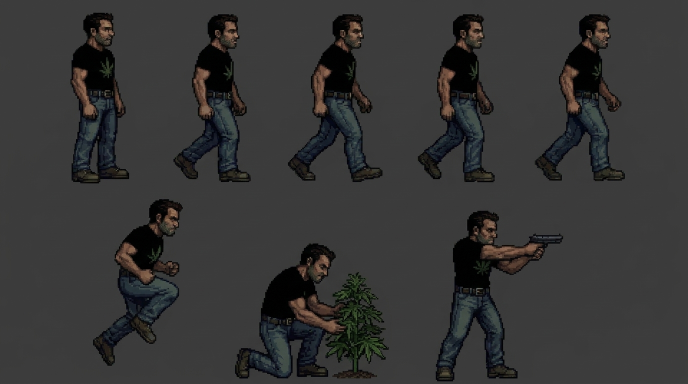
#> input picture art/v1.1/frames/grower_A.jpg, 1376 x 768 px (shown at 1/2 size)
$ python extract_art.py
#> lines starting #> are read from the running program, lines starting #| are printed output that depends on the picture
#!/usr/bin/env python3
"""Cut the v1.1 Nano Banana art into game assets (dev tool, needs Pillow).

  python3 tools/extract_art.py

Reads art/v1.1/ and writes:
  assets/sprites.png       every character frame, right- and left-facing, plus a lying-down pose;
                           terrain tiles, plants, objects, vehicles, the dog, townsfolk (art/v1.1/props/)
  assets/buildings/<k>.png one facade per building, background removed
  assets/background.jpg    the parallax sky and hills (dusk; background_day.jpg is the midday twin)
  src/render/artdata.js    ART_RECTS {name: [x, y, w, h]} into sprites.png
Every character cell is CELL_W x CELL_H with the feet on the bottom row and
the head centred at x = CELL_W / 2, so the renderer anchors all of them alike.
"""
import re
from collections import deque
from pathlib import Path
from PIL import Image, ImageEnhance, ImageFilter

ROOT = Path(__file__).resolve().parent.parent
ART = ROOT / 'art' / 'v1.1'
OUT = ROOT / 'assets'
CELL_W, CELL_H, BODY_H = 64, 56, 48   # BODY_H = standing height in px (2x the 24 px hitbox era, to match the facade doors)

# Player frames: art/v1.1/frames/grower_A.jpg, 2 rows (5 + 3 poses). Boxes are
# hand-picked from that image; the tend box stops before the plant.
GROWER = {
    'idle': (100, 0, 300, 380), 'walk0': (330, 0, 540, 380), 'walk1': (560, 0, 790, 380),
    'walk2': (820, 0, 1030, 380), 'walk3': (1060, 0, 1290, 380),
    'jump': (170, 380, 380, 760), 'tend': (450, 470, 660, 768),
}
GROWER_STAND_H = 340   # idle height in that image: sets the scale for every grower frame

# Reference sheets (front | side | back): the side view is the middle third.
# flip = the side view faces left in the sheet.
SHEETS = {
    'benny': True, 'big_tone': False, 'cop': False, 'doc_renner': False, 'goon': False,
    'june': False, 'marla': False, 'rosa': False, 'saboteur': False, 'skeet': False,
    'thief': False, 'vivian': False, 'walt': False,
}
# NPC walk sheets: art/v1.1/frames/<name>_walk.jpg, one row of 5 (idle + 4 walk), facing right.
WALKERS = ('cop', 'walt', 'benny', 'june', 'rosa', 'thief', 'goon', 'saboteur',
           'ped0', 'ped1', 'ped2', 'ped3', 'ped4', 'runner', 'guard', 'gardener')
STEP = {'rosa': 12, 'cop': 10}
TOL = {'thief': 48}   # floor shadow under the thief
# Props (art/v1.1/props/*.jpg), read in grid order, left to right, top to bottom.
PLATFORM_PLANK = (348, 369, 684, 397)   # the plank in the platform cell of tiles.jpg (a 16x3 strip in game)
TILE_NAMES = ['dirt', 'grass', 'stone', 'bedrock', 'wood', 'platform', 'concrete', 'ladder', 'road', 'town', 'bgwall']
OBJECT_NAMES = ['pot', 'rack', 'tap', 'barrel', 'bed', 'stove', 'stove_on', 'stash', 'safe', 'floodlight', 'camera', 'lamp']
EQUIP_NAMES = ['tripwire', 'filter', 'generator', 'hatch', 'farmstand', 'dog', 'patrol_car', 'unmarked_car']
EQUIP_SIZE = {'dog': (30, 18), 'patrol_car': (88, 40), 'unmarked_car': (88, 40)}   # default 16x16
PLANT_NAMES = ['seedling', 'veg1', 'veg2', 'flowering', 'ripe', 'over', 'dead', 'male']
PLANT_W, PLANT_H, PLANT_GROUND_Y = 24, 44, 652   # ground line of plants.jpg; a ripe plant is near person height
# Drawn size of objects (bottom-centred on their tile, overhanging into the air above): scaled to 48 px people.
OBJ_SIZE = {'pot': (16, 10), 'rack': (22, 30), 'tap': (14, 22), 'barrel': (18, 24), 'bed': (30, 16),
            'stove': (22, 26), 'stove_on': (22, 26), 'stash': (16, 12), 'safe': (20, 24), 'floodlight': (16, 30),
            'generator': (24, 22), 'farmstand': (32, 30)}
TOWNSFOLK = ['ped0', 'ped1', 'ped2', 'ped3', 'runner', 'guard', 'gardener', 'ped4']
# Building boxes (x0, y0, x1, y1) in the 1376x768 source: walls to walls, roof to ground line.
BUILDINGS = {
    'shack': (280, 70, 1090, 662), 'walts': (160, 60, 1190, 640), 'hardware': (168, 30, 1198, 688),
    'bar': (240, 140, 1130, 655), 'clinic': (254, 40, 1124, 642), 'pawn': (188, 50, 1178, 685),
    'alley': (170, 0, 1200, 665), 'townhall': (124, 30, 1244, 665), 'motel': (68, 70, 1308, 620),
}


def flood_cut(img, tol=30, step=None, keep_all=False):
    """Clear the backdrop: flood from the border over pixels near the corner colour
    (or, with step, near the neighbouring pixel, for gradient / textured backdrops).
    Then keep only the largest opaque blob, which drops specks and stray scenery."""
    img = img.convert('RGBA')
    w, h = img.size
    px = img.load()
    bg = px[2, 2]
    seen = bytearray(w * h)
    orig = [None] * (w * h)        # original colour of each cleared pixel
    from_ = [-1] * (w * h)         # which cleared neighbour queued this pixel
    q = deque([(x, 0) for x in range(w)] + [(x, h - 1) for x in range(w)] +
              [(0, y) for y in range(h)] + [(w - 1, y) for y in range(h)])
    while q:
        x, y = q.popleft()
        if x < 0 or y < 0 or x >= w or y >= h or seen[y * w + x]:
            continue
        seen[y * w + x] = 1
        r, g, b, _ = px[x, y]
        ref = bg if step is None else orig[from_[y * w + x]] if from_[y * w + x] >= 0 else (r, g, b)
        if abs(r - ref[0]) + abs(g - ref[1]) + abs(b - ref[2]) > (tol if step is None else step):
            continue
        orig[y * w + x] = (r, g, b)
        px[x, y] = (0, 0, 0, 0)
        for nx, ny in ((x + 1, y), (x - 1, y), (x, y + 1), (x, y - 1)):
            if 0 <= nx < w and 0 <= ny < h and not seen[ny * w + nx]:
                from_[ny * w + nx] = y * w + x
                q.append((nx, ny))
    return img if keep_all else largest_blob(img)


def largest_blob(img):
    w, h = img.size
    a = img.getchannel('A').load()
    label = [0] * (w * h)
    best, best_n, n_id = 0, 0, 0
    for sy in range(h):
        for sx in range(w):
            if not a[sx, sy] or label[sy * w + sx]:
                continue
            n_id += 1
            stack, n = [(sx, sy)], 0
            label[sy * w + sx] = n_id
            while stack:
                x, y = stack.pop()
                n += 1
                for nx, ny in ((x + 1, y), (x - 1, y), (x, y + 1), (x, y - 1)):
                    if 0 <= nx < w and 0 <= ny < h and a[nx, ny] and not label[ny * w + nx]:
                        label[ny * w + nx] = n_id
                        stack.append((nx, ny))
            if n > best_n:
                best, best_n = n_id, n
    mask = Image.new('L', (w, h))
    mask.putdata([255 if l == best else 0 for l in label])
    out = Image.new('RGBA', (w, h))
    out.paste(img, (0, 0), mask)
    return out


def to_cell(img, scale):
    """Trim, scale, harden the alpha, and drop into a head-centred, feet-down cell."""
    img = img.crop(img.getbbox())
    img = img.resize((max(1, round(img.width * scale)), max(1, round(img.height * scale))), Image.LANCZOS)
    a = img.getchannel('A').point(lambda v: 255 if v >= 128 else 0)
    img.putalpha(a)
    img = img.crop(img.getbbox())
    top = img.crop((0, 0, img.width, max(1, img.height // 6)))      # head rows
    bb = top.getbbox() or (0, 0, img.width, 1)
    head_x = (bb[0] + bb[2]) // 2
    cell = Image.new('RGBA', (CELL_W, CELL_H))
    cell.paste(img, (CELL_W // 2 - head_x, CELL_H - img.height), img)   # clips anything outside
    return cell


# [17 lines left out: function facade, not called in this run]


def grid_cell(img, cols, rows, c, r, inset=10):
    w, h = img.width / cols, img.height / rows
    return img.crop((round(c * w) + inset, round(r * h) + inset, round((c + 1) * w) - inset, round((r + 1) * h) - inset))


def harden(img):
    img.putalpha(img.getchannel('A').point(lambda v: 255 if v >= 128 else 0))
    return img


# [156 lines left out: functions fit, blobs, hue_shift, props, walk_frames, not called in this run]


def main():
    cells = {}
    sheet = Image.open(ART / 'frames' / 'grower_A.jpg')
#> sheet is the input picture: PIL image 1376x768 RGB; mean R, G, B 53.4, 53.2, 52.9
    for name, box in GROWER.items():
        cells['grower_' + name] = to_cell(flood_cut(sheet.crop(box)), BODY_H / GROWER_STAND_H)
#> this loop made 7 passes
#> (bg in flood_cut, bb in to_cell, head_x in to_cell) on passes 1 to 7: ((60, 60, 60, 255), (4, 0, 13, 8), 8), ((60, 60, 60, 255), (10, 0, 19, 8), 14), ((60, 60, 60, 255), (13, 0, 22, 7), 17), ((58, 58, 58, 255), (10, 0, 19, 8), 14), ((60, 60, 60, 255), (13, 0, 22, 7), 17), ((59, 59, 59, 255), (16, 0, 25, 7), 20), ((58, 58, 58, 255), (18, 0, 27, 6), 22)
#> pass 1, in flood_cut, `img = img.convert('RGBA')`:
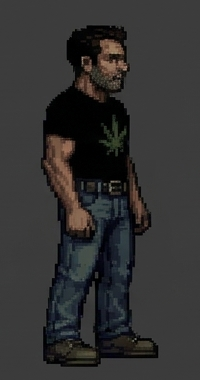
#> img: PIL image 200x380 RGBA; mean R, G, B, A 50.3, 49.7, 49.5, 255
#> pass 1, in to_cell, `img = img.crop(img.getbbox())`:
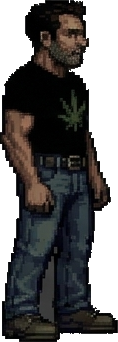
#> img: PIL image 118x342 RGBA; mean R, G, B, A 22.8, 21.5, 21.3, 172.4; transparent parts drawn white
#> after the loop, cells = 7 items
    for name, flip in SHEETS.items():
#> (the run stopped early here; a loop or call above may not have finished)
